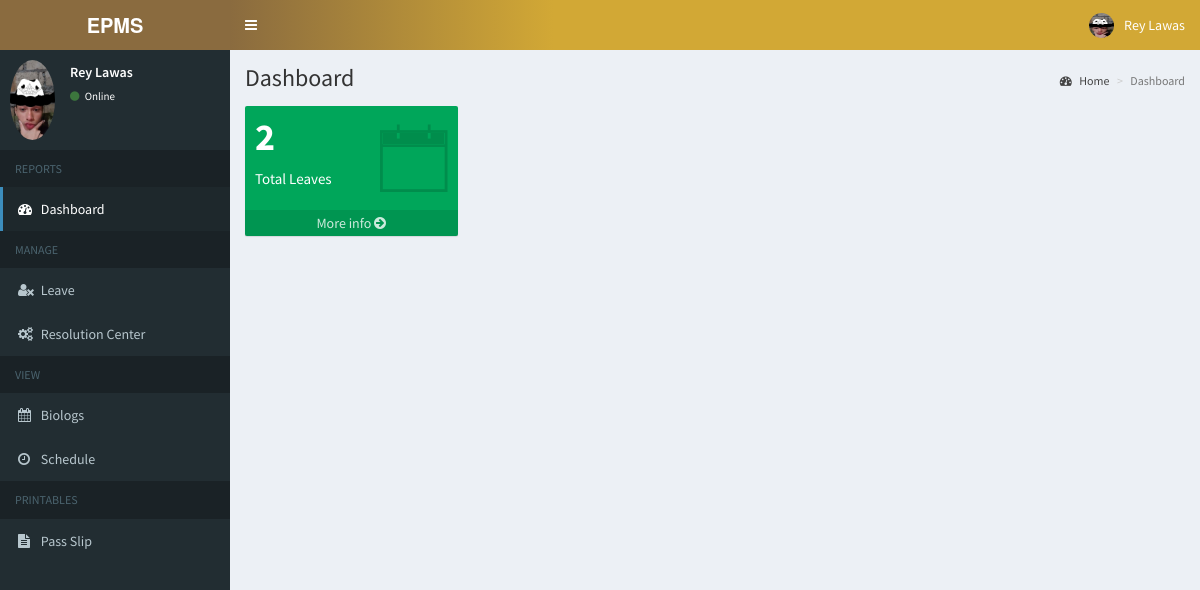
The app's page /employee/home.php (signed in) with its own data.
### tables this page shows
CREATE TABLE `employees` (
  `id` int(11) NOT NULL,
  `employee_id` varchar(15) NOT NULL,
  `firstname` varchar(50) NOT NULL,
  `middlename` varchar(10) NOT NULL,
  `lastname` varchar(50) NOT NULL,
  `username` varchar(30) NOT NULL,
  `password` varchar(60) NOT NULL,
  `address` text NOT NULL,
  `birthdate` date NOT NULL,
  `contact_info` varchar(100) NOT NULL,
  `gender` varchar(10) NOT NULL,
  `position` varchar(50) NOT NULL,
  `schedule_id` int(11) NOT NULL,
  `photo` varchar(200) NOT NULL,
  `created_on` date NOT NULL
);

### employee/includes/session.php (called while the page is built, shortened)
<?php
	include 'includes/conn.php';
	$sql = "SELECT * FROM employees WHERE id = '".$_SESSION['admin']."'";
	$query = $conn->query($sql);
	$user = $query->fetch_assoc();
?>

### employee/includes/navbar.php (shortened to what this page needs)
<header class="main-header">
    <a href="home.php" class="logo">
      <span class="logo-lg"><b>EPMS</b> </span>
    </a>
    <nav class="navbar navbar-static-top">
      <a href="#" class="sidebar-toggle" data-toggle="push-menu" role="button">
      </a>
      <div class="navbar-custom-menu">
        <ul class="nav navbar-nav">
          <li class="dropdown user user-menu">
            <a href="#" class="dropdown-toggle" data-toggle="dropdown">
              <img src="<?php echo (!empty($user['photo'])) ? '../images/'.$user['photo'] : '../images/profile.jpg'; ?>" class="user-image" alt="User Image">
              <span class="hidden-xs"><?php echo $user['firstname'].' '.$user['lastname']; ?></span>
            </a>
          </li>
        </ul>
      </div>
    </nav>
  </header>

### employee/includes/menubar.php (shortened to what this page needs)
<aside class="main-sidebar">
    <section class="sidebar">
      <div class="user-panel">
        <div class="pull-left image">
          <img src="<?php echo (!empty($user['photo'])) ? '../images/'.$user['photo'] : '../images/profile.jpg'; ?>" class="img-circle" alt="User Image">
        </div>
        <div class="pull-left info">
          <p><?php echo $user['firstname'].' '.$user['lastname']; ?></p>
          <a><i class="fa fa-circle text-success"></i> Online</a>
        </div>
      </div>
      <ul class="sidebar-menu" data-widget="tree">
        <li class="header">REPORTS</li>
        <li class=""><a href="home.php"><i class="fa fa-dashboard"></i> <span>Dashboard</span></a></li>
        <li class="header">MANAGE</li>
          <li><a href="employee_leave_request.php"><i class="fa fa-user-times"></i> <span>Leave</span></a></li>
          <li><a href="resolution_center.php"><i class="fa fa-cogs"></i> <span>Resolution Center</span></a></li>
        <li class="header">VIEW</li>
        <li><a href="attendance_history.php"><i class="fa fa-calendar"></i> <span>Biologs</span></a></li>
        <li><a href="teaching_load.php"><i class="fa fa-clock-o"></i> <span>Schedule</span></a></li>
        <li class="header">PRINTABLES</li>
            <li><a href="passlip.php"><i class="fa fa-file-text"></i> <span>Pass Slip</span></a></li>
      </ul>
    </section>
  </aside>

### employee/includes/header.php (style rules this page uses)
.navbar { background: linear-gradient(to right, #8A6B3F, #D2A835, #D2A835, #D2A835); }

### employee/includes/navbar.php (style rules this page uses)
.main-header .logo { background-color: #8A6B3F !important; }

### records on screen
employees: photo (picture), firstname "Rey", lastname "Lawas"

### other values on screen
$num_rows "2"
